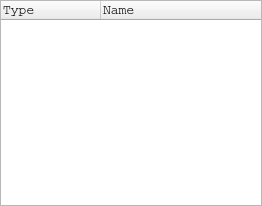
<?xml version="1.0" encoding="UTF-8"?>
<ui version="4.0">
 <author>Tomas Dubsky (xdubsk08)</author>
 <class>PortEditor</class>
 <widget class="QWidget" name="PortEditor">
  <property name="geometry">
   <rect>
    <x>0</x>
    <y>0</y>
    <width>262</width>
    <height>206</height>
   </rect>
  </property>
  <layout class="QVBoxLayout" name="verticalLayout">
   <property name="spacing">
    <number>0</number>
   </property>
   <property name="leftMargin">
    <number>0</number>
   </property>
   <property name="topMargin">
    <number>0</number>
   </property>
   <property name="rightMargin">
    <number>0</number>
   </property>
   <property name="bottomMargin">
    <number>0</number>
   </property>
   <item>
    <widget class="QTreeWidget" name="vars">
     <property name="font">
      <font>
       <family>Courier</family>
       <pointsize>10</pointsize>
      </font>
     </property>
     <property name="contextMenuPolicy">
      <enum>Qt::CustomContextMenu</enum>
     </property>
     <property name="horizontalScrollBarPolicy">
      <enum>Qt::ScrollBarAsNeeded</enum>
     </property>
     <property name="rootIsDecorated">
      <bool>false</bool>
     </property>
     <column>
      <property name="text">
       <string>Type</string>
      </property>
      <property name="font">
       <font>
        <family>Segoe UI</family>
        <pointsize>10</pointsize>
       </font>
      </property>
     </column>
     <column>
      <property name="text">
       <string>Name</string>
      </property>
      <property name="font">
       <font>
        <family>Segoe UI</family>
        <pointsize>10</pointsize>
       </font>
      </property>
     </column>
    </widget>
   </item>
  </layout>
  <action name="actionAdd_new_port">
   <property name="text">
    <string>Add new port</string>
   </property>
  </action>
  <action name="actionRemove_port">
   <property name="text">
    <string>Remove port</string>
   </property>
  </action>
 </widget>
 <resources/>
 <connections/>
 <slots>
  <signal>edited()</signal>
 </slots>
</ui>
